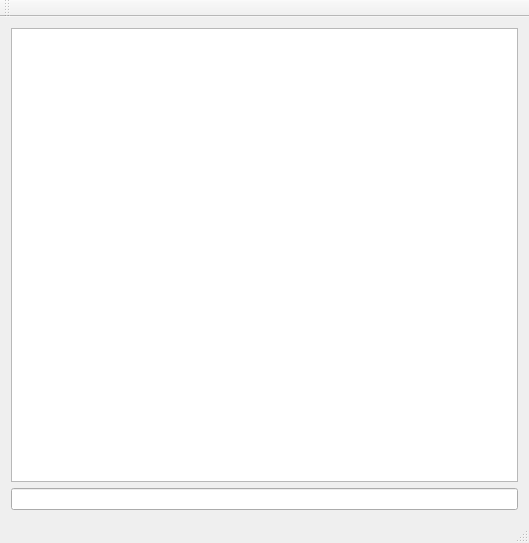
<?xml version="1.0" encoding="UTF-8"?>
<ui version="4.0">
 <class>MainWindow</class>
 <widget class="QMainWindow" name="MainWindow">
  <property name="geometry">
   <rect>
    <x>0</x>
    <y>0</y>
    <width>529</width>
    <height>543</height>
   </rect>
  </property>
  <property name="windowTitle">
   <string>MainWindow</string>
  </property>
  <widget class="QWidget" name="centralWidget">
   <layout class="QGridLayout" name="gridLayout">
    <item row="0" column="0">
     <widget class="QTextEdit" name="textEdit">
      <property name="readOnly">
       <bool>true</bool>
      </property>
     </widget>
    </item>
    <item row="1" column="0">
     <widget class="QLineEdit" name="lineEdit"/>
    </item>
   </layout>
  </widget>
  <widget class="QMenuBar" name="menuBar">
   <property name="geometry">
    <rect>
     <x>0</x>
     <y>0</y>
     <width>529</width>
     <height>22</height>
    </rect>
   </property>
  </widget>
  <widget class="QToolBar" name="mainToolBar">
   <attribute name="toolBarArea">
    <enum>TopToolBarArea</enum>
   </attribute>
   <attribute name="toolBarBreak">
    <bool>false</bool>
   </attribute>
  </widget>
  <widget class="QStatusBar" name="statusBar"/>
 </widget>
 <layoutdefault spacing="6" margin="11"/>
 <resources/>
 <connections/>
</ui>
